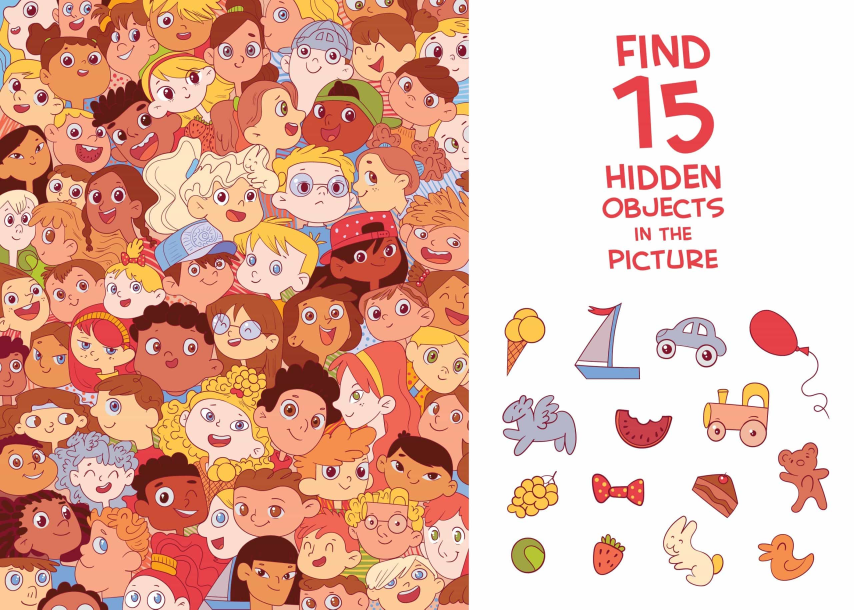
#> input picture Finding/1.jpg, 2560 x 1829 px (shown at 1/3 size)
$ jupyter execute --allow-errors test2.ipynb
#> lines starting #> are read from the running program, lines starting #| are printed output that depends on the picture; after the words box and inside, x2 and y2 are one past the last pixel; in counts of white or black regions, pixels touching at a corner belong together
[cell 1]
import cv2 as cv
import numpy as np
import matplotlib.pyplot as plt

[cell 2]
objects = ['ball', 'bear', 'boat', 'bowtie', 'cake', 'car', 'duck', 'grape', 'horse', 'icecream', 'melon', 'rabbit', 'strawberry', 'train']
template_paths = [f'../Finding/1_{object}.jpg' for object in objects]

# Hiển thị các template
fig, axes = plt.subplots(3, 5, figsize=(20, 10))
axes = axes.flatten()

#> (the rest of this cell did not finish here and is left out)

[cell 3]
img = cv.imread('../Finding/1.jpg', 0)  # Đường dẫn tới ảnh mục tiêu
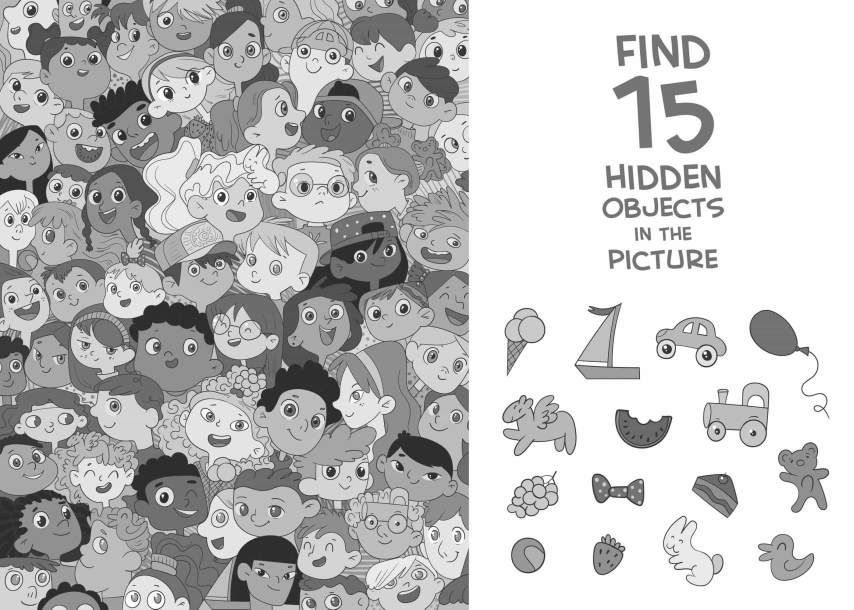
#> img: shape (1829, 2560) (shown at 1/3 size); min 6, max 255, mean 193.4
img = (img - np.mean(img)) / (np.std(img) + 1e-5)  # Chuẩn hóa ảnh mục tiêu
img = img.astype(np.float32)

#> (a cell that did not finish here is left out)

[cell 5]
# Lưu và hiển thị kết quả
cv.imwrite('res.png', img)
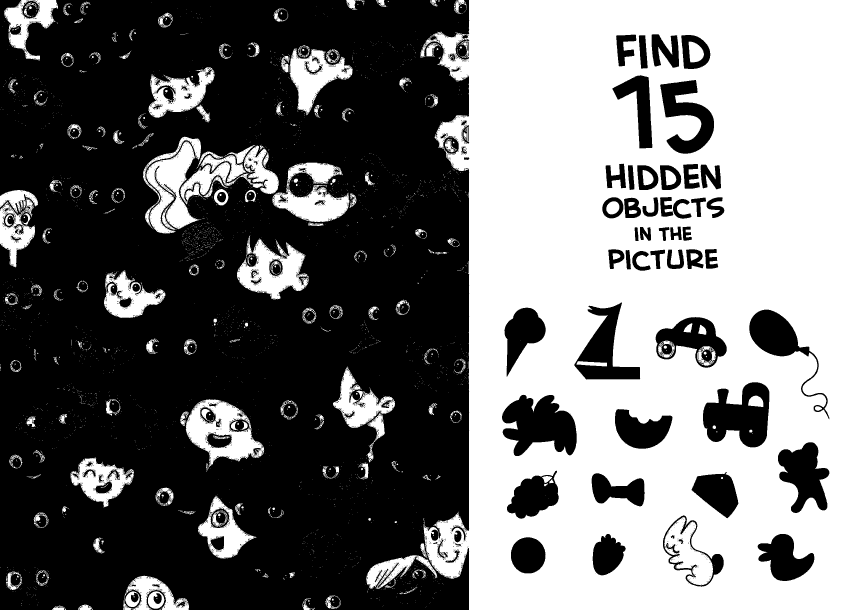
#> saved as res.png: shape (1829, 2560) (shown at 1/3 size); values 0 (black) and 1 (white), 45.2% white; 3155 white regions (2855 under 20 px), largest, box (x1, y1, x2, y2) and area: (1260, 0, 2560, 1829) 1823945, (557, 1198, 793, 1408) 22209, (439, 425, 604, 701) 20921
plt.imshow(img, cmap='gray')
plt.show()
